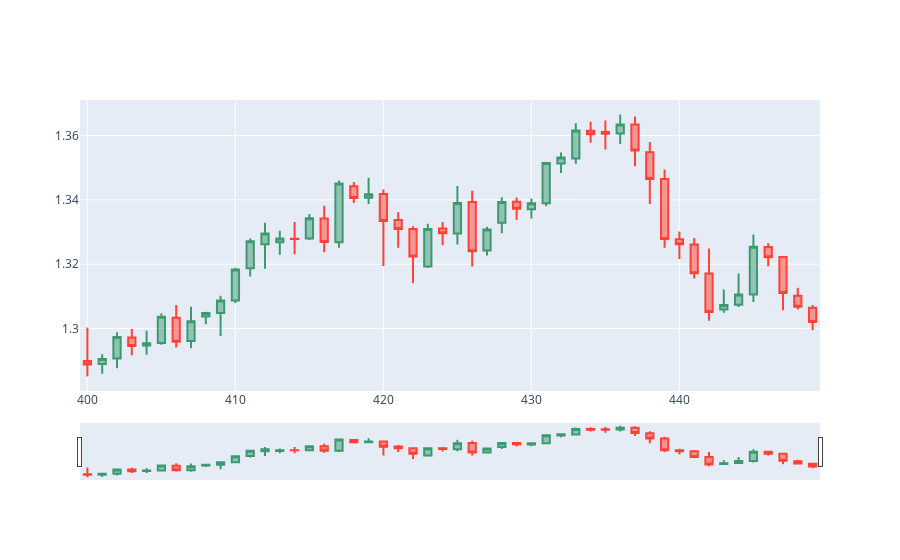

This figure's notebook cell:
### Code cell
#Checking fall positives
dfpl = df[400:450]
import plotly.graph_objects as go
from datetime import datetime

fig = go.Figure(data=[go.Candlestick(x=dfpl.index,
                open=dfpl['open'],
                high=dfpl['high'],
                low=dfpl['low'],
                close=dfpl['close'])])

fig.show()
